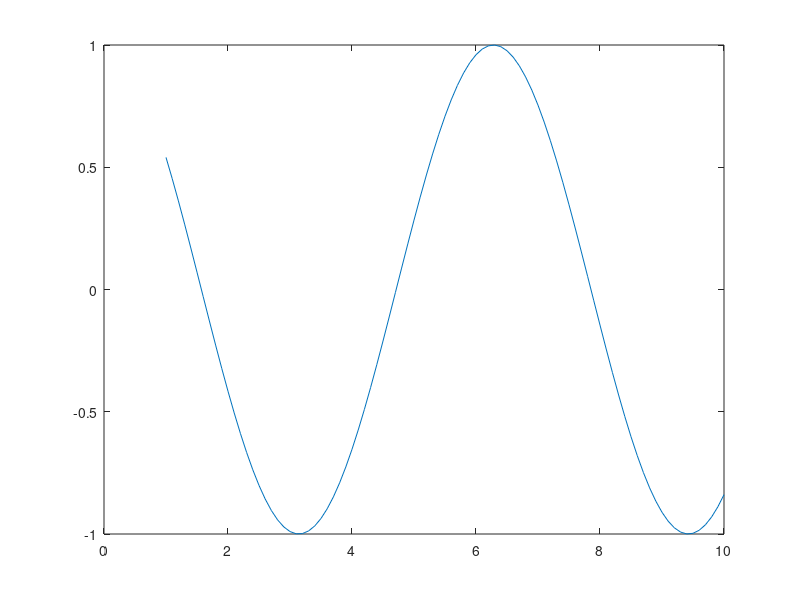

This figure's MATLAB source: (Note: this script raises an error after producing the figure.)
% 60171660 조은학
%% Initialization
clear all; close all; clc

%% a : warming up
% Plot cos(x) praph.
%% ------------your code---------------

figure;

x = 1:0.1:10;
plot(x,cos(x));

%% ------------  end     --------------
pause;


%% b : load data from "hw7data.txt"
%% ------------your code---------------
data = csvread('hw11data.txt')

%% ------------  end     --------------


%% c : split data
%% ------------your code---------------
x = data(:, 1)
y = data(:, 2)

%% ------------  end     --------------
m = length(y);

%% d : plot
%% ------------your code---------------

plot(x, y, 'rx', 'MarkerSize', 4);


%% ------------  end     --------------

fprintf("go to next step using enter key.\n")
pause;

%% e, f : cost function and gradient decent
X = [ones(m, 1), data(:,1)];
theta = zeros(2, 1); 

%% e : define computeCost function
function cost = computeCost(X, y, theta)
%% ------------your code---------------
	m = length(y); %행의 개수 연산
	cost=0;
	hx=0;
  
	for i=1:m % h(x)를 위해((세타1x+세타0)-y)^2을 1부터 m까지 더하는 연산
		hx=hx+(theta(1)+theta(2)*X(i,2)-y(i))^2;
	end
  
	cost=hx/(2*m); %2m으로 나누는 연산

%% ------------  end     --------------
end

%% 반복 회수 및 alpha는 원하는 값으로 수정하여 사용 가능합니다.
iterations = 1500;
alpha = 0.01;

% compute and display initial cost
computeCost(X, y, theta)

fprintf("go to next step using enter key.\n")
pause;

%% f : define fradient decent
%% theta는 학습된 theta, history는 전체 학습 과정을 plotting 할 수 있도록 구현하시오.

function [theta, history] = gradientDescent(X, y, theta, alpha, num_iters)
m = length(y);
history = zeros(num_iters, 1);

%% ------------your code---------------
%iterations개수(1500회)만큼 반복하여 cost function이 최소가 되게하는 값을 찾는다
for t=1:num_iters 
        temp0=0;
        temp1=0;
        for i=1:m%동시에 업데이트, 위의 cost function 적용
            temp0=temp0+(theta(1)+theta(2)*X(i,2)-y(i));
            temp1=temp1+(theta(1)+theta(2)*X(i,2)-y(i))*X(i,2);
        end
        theta(1)=theta(1)-alpha*(temp0/m);%temp를 행의 개수 m으로 나누어 세타0값에 적용
        theta(2)=theta(2)-alpha*(temp1/m);%temp를 행의 개수 m으로 나누어세타1값에 적용
        
        %history의 j번째에 cost function을 계산한 값을 넣는다
        history(t) = computeCost(X, y, theta);
    end
%% ------------  end     --------------

end


fprintf("running......\n")
[theta, history] = gradientDescent(X, y, theta, alpha, iterations);

% 이전에 그린 데이터에 학습한 결과 그리기
hold on;
plot(X(:,2), X*theta, '-')
legend('Training data', 'Linear regression')
hold off;


% g : predict

%% ------------your code---------------
predict1 = [1,20]*theta
predict2 = [1,5.5]*theta
%% ------------  end     --------------


fprintf('For x = 20, we predict %f\n', predict1);
fprintf('For x = 5.5, we predict %f\n', predict2);
fprintf("go to next step using enter key.\n")
pause;

%% 전체 학습 과정에서의 Cost 변화 plotting 하기
figure;
plot([1:iterations], history)
xlabel('num of iterations')
ylabel('Cost')
fprintf("go to next step using enter key.\n")
pause;
